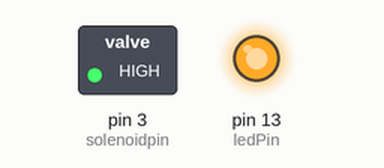
This sketch was run on a simulated Arduino Uno, built with avr-gcc and run on an emulated ATmega328P. Parts: switched loads named in the sketch (green lamp = pin HIGH), output pins drawn as LEDs (lit = HIGH). What the sketch prints to the serial monitor is not drawn. At 101.0 s the program stops and its outputs stay as they are.

Above: at 0.1 s.
At 101.1 s:
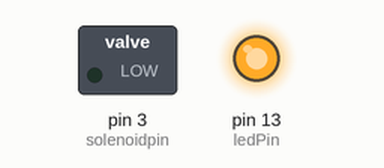
Timing chart, 0 to 102.5 s (numbered marks = the images above):
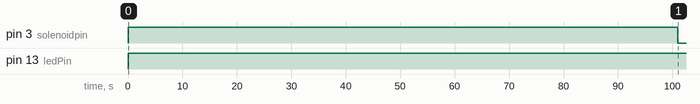

Measured:
- by itself, pin 3 (solenoidpin): LOW → HIGH at 0.00 s, → LOW 101 s later
- by itself, pin 13 (ledPin): LOW → HIGH at 0.00 s

The sketch:

remote.ino
```cpp
//https://create.arduino.cc/projecthub/Raushancpr/servo-motor-control-with-remote-fd6d95


#include <IRremote.h>
int IRpin = 11;  // pin for the IR sensor
IRrecv irrecv(IRpin);
decode_results results;
int ledPin = 13;

//#include <LowPower.h>
int sensePin = A0;
int sensorInput;
double temp;
const int hot = 40; //This is the highest temperature
const int cold = -23; //This is the lowest temperature
unsigned long previousMillis = 0;
int solenoidpin = 3;
unsigned long interval = (unsigned long) 1000*60*60*24; //24 hours time interval
void setup()
{
 Serial.begin(9600);
 irrecv.enableIRIn(); // Start the receiver
 pinMode(ledPin,OUTPUT);
 pinMode(solenoidpin, OUTPUT);

}
void loop()
{

  sensorInput = analogRead(A0);        //read the analog sensor and store it
  temp = (double)sensorInput / 1024;
  temp = temp * 5;
  temp = temp - 0.5;
  temp = temp * 100;        // Temperature in celsius
  unsigned long currentMillis = millis(); //Get the current time in ms

  Serial.print("Current Temperature in celsius: ");
  Serial.println(temp);

 if (temp <= cold || temp >= hot || currentMillis - previousMillis >= interval  || irrecv.decode())

   {
    digitalWrite(solenoidpin, HIGH);
     irrecv.resume();   // Receive the next value
     digitalWrite(ledPin,HIGH);
      previousMillis = currentMillis; //Timer will reset because the rats were released at one particular circumstance, the amount of time passed is now zero.
       delay(1000);
       //LowPower.powerDown(SLEEP_8S, ADC_OFF, BOD_OFF); //Sleep for 8 seconds to lower the battery comsumption
       delay(100000);
       digitalWrite(solenoidpin,LOW);
       exit(0);
   }
  else
  {
  digitalWrite(ledPin, LOW);
  digitalWrite(solenoidpin,LOW);
  //LowPower.powerDown(SLEEP_8S, ADC_OFF, BOD_OFF);
  delay(1000);
  }
 delay(200);
}
```
